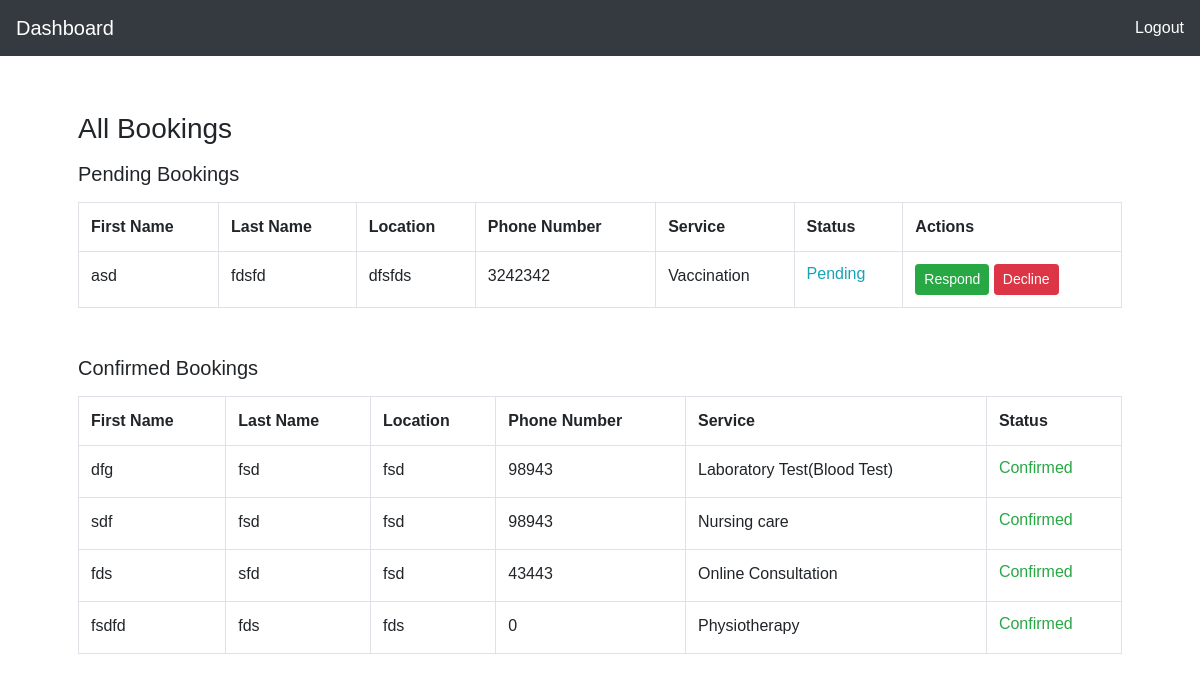
Screenshot of /admin/dashboard.php with the database file from the repository.
### tables this page shows
CREATE TABLE `bookings` (
  `id` int(11) NOT NULL,
  `uid` varchar(50) NOT NULL,
  `first_name` varchar(50) NOT NULL,
  `last_name` varchar(50) NOT NULL,
  `town` varchar(50) NOT NULL,
  `phone_number` varchar(50) NOT NULL,
  `service_type` varchar(1000) NOT NULL,
  `status` varchar(50) NOT NULL,
  `message` varchar(5000) NOT NULL
);

### class/chatbot.php (the view, shortened to what this page needs)
<?php
class Chatbot
{
	public $db;
	function __construct() {
		$this->db = new mysqli("localhost","root","","chatbot");
	}
	public function listPendingBookings()
	{   $status = '<h6 class="text-info">Pending</h6>';
		$stmt=$this->db->prepare("SELECT * FROM bookings WHERE status =? ORDER BY id DESC");
		$stmt->bind_param('s',$status);
		$stmt->execute();
		$stmt->bind_result($id,$uid,$fname,$lname,$town,$pnum,$service,$status,$message);
		while($stmt->fetch())
		{
			echo '
             <tr>
             <td>'.$fname.'</td>
             <td>'.$lname.'</td>
             <td>'.$town.'</td>
             <td>'.$pnum.'</td>
             <td>'.$service.'</td>
             <td>'.$status.'</td>
             <td>
             <a class="btn btn-sm btn-success" href="respond.php?id='.$id.'">Respond</a>
             <a class="btn btn-sm btn-danger" href="actions.php?id='.$id.'&action=Declined">Decline</a>
             </td>
             </tr>
			';
		}
	}
	public function listConfirmedBookings()
	{
		$status = "<h6 class='text-success'>Confirmed</h6>";
		$stmt=$this->db->prepare("SELECT * FROM bookings WHERE status =?");
		$stmt->bind_param('s',$status);
		$stmt->execute();
		$stmt->bind_result($id,$uid,$fname,$lname,$town,$pnum,$service,$status,$message);
		while($stmt->fetch())
		{
			echo '
             <tr>
             <td>'.$fname.'</td>
             <td>'.$lname.'</td>
             <td>'.$town.'</td>
             <td>'.$pnum.'</td>
             <td>'.$service.'</td>
             <td>'.$status.'</td>
             </tr>
			';
		}
	}
}
?>

### css/main.css (style rules this page uses)
* { padding: 0px; margin:0px; font-family: 'Poppins', sans-serif; }

### rows the page displays
bookings: first_name "asd", last_name "fdsfd", town "dfsfds", phone_number "3242342", service_type "Vaccination", status "Pending"
bookings: first_name "dfg", last_name "fsd", town "fsd", phone_number "98943", service_type "Laboratory Test(Blood Test)", status "Confirmed"
bookings: first_name "sdf", last_name "fsd", town "fsd", phone_number "98943", service_type "Nursing care", status "Confirmed"
bookings: first_name "fds", last_name "sfd", town "fsd", phone_number "43443", service_type "Online Consultation", status "Confirmed"
bookings: first_name "fsdfd", last_name "fds", town "fds", phone_number "0", service_type "Physiotherapy", status "Confirmed"
